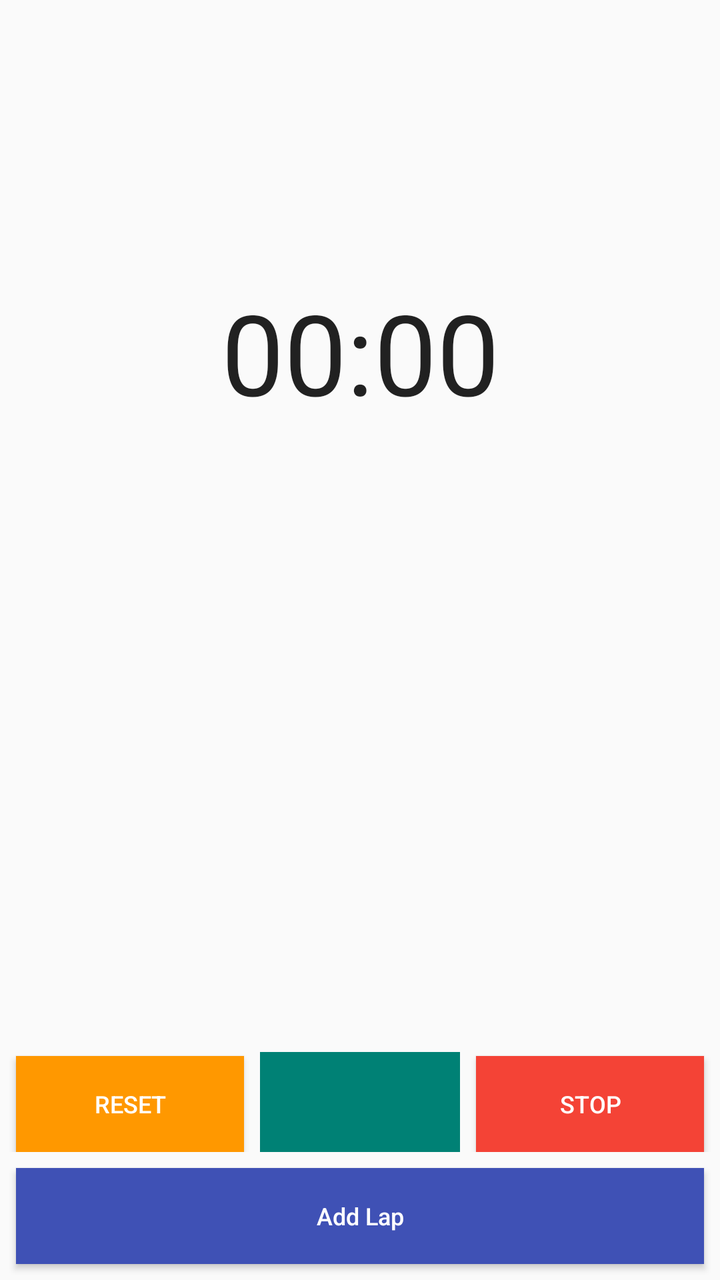
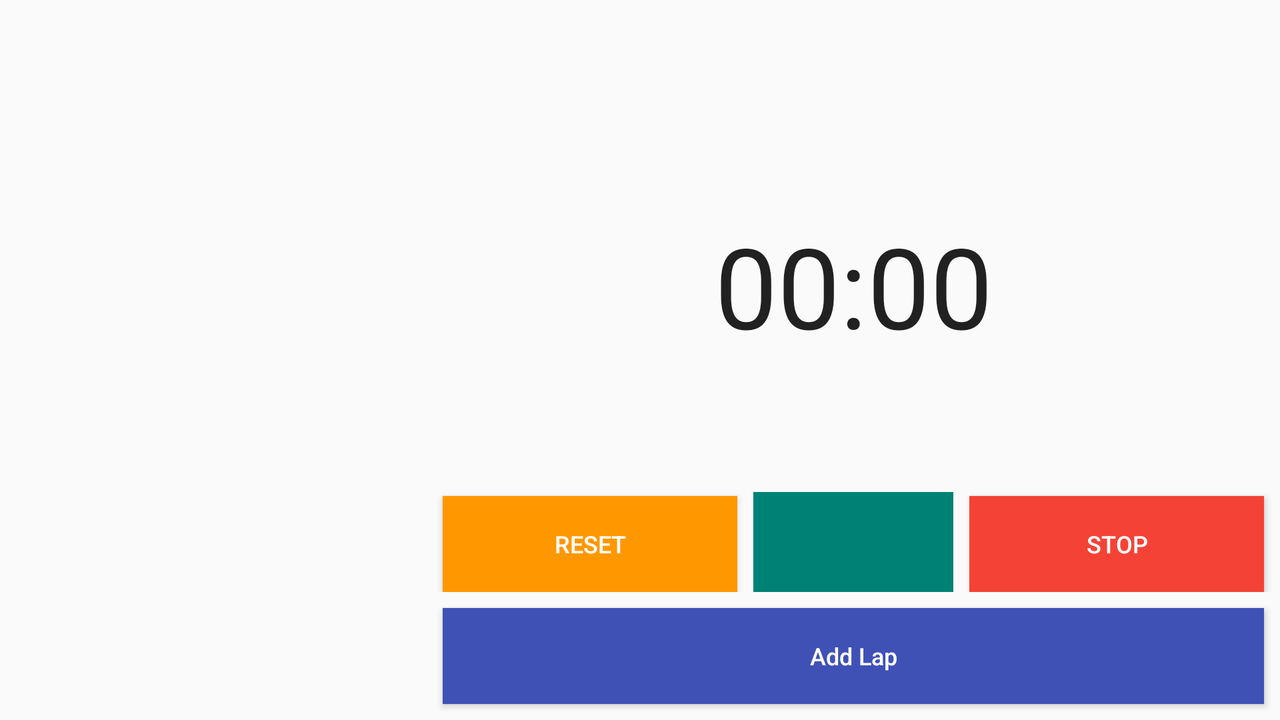

First picture: res/layout/ on a phone held upright. Second picture: the repository's own variant of that layout, on a device whose configuration matches the variant's folder. Source for both follows.
<!-- AndroidManifest.xml: application theme AppTheme -->
<!-- res/layout/fragment_assignment5.xml -->
<?xml version="1.0" encoding="utf-8"?>
<LinearLayout
    xmlns:android="http://schemas.android.com/apk/res/android"
    xmlns:app="http://schemas.android.com/apk/res-auto"
    xmlns:tools="http://schemas.android.com/tools"
    android:layout_width="match_parent"
    android:layout_height="match_parent"
    android:orientation="vertical"
    tools:context=".fragment.Assignment5">

   <LinearLayout
       android:layout_width="match_parent"
       android:layout_height="0dp"
       android:layout_weight="1"
       android:gravity="bottom"
       android:orientation="vertical">

       <Chronometer
           android:id="@+id/cm_stopwatch"
           android:layout_width="match_parent"
           android:layout_height="wrap_content"
           android:layout_gravity="center_horizontal"
           android:textAppearance="@android:style/TextAppearance.Large"
           android:textSize="56sp"
           android:gravity="center"/>

   </LinearLayout>

    <LinearLayout
        android:layout_width="match_parent"
        android:layout_height="0dp"
        android:layout_weight="1">

        <ScrollView
            android:layout_width="match_parent"
            android:layout_height="match_parent">

            <TextView
                android:id="@+id/tv_lap"
                android:layout_width="match_parent"
                android:layout_height="wrap_content"
                android:textAppearance="@android:style/TextAppearance.Large"
                android:textSize="18sp"
                android:padding="12dp"
                android:textColor="@color/colorPrimaryDark"/>

        </ScrollView>

    </LinearLayout>

    <LinearLayout
        android:layout_width="match_parent"
        android:layout_height="0dp"
        android:orientation="vertical"
        android:layout_weight="1">

        <LinearLayout
            android:layout_width="match_parent"
            android:layout_height="0dp"
            android:layout_weight="1"
            android:orientation="horizontal"
            android:gravity="bottom">

            <Button
                android:id="@+id/btn_reset"
                android:layout_width="0dp"
                android:layout_height="wrap_content"
                android:layout_weight="1"
                android:text="Reset"
                android:background="#FF9800"
                android:textColor="#fff"
                android:textSize="12sp"
                android:layout_marginLeft="8dp"
                android:layout_marginRight="8dp"/>

            <ImageView
                android:id="@+id/iv_start"
                android:layout_width="100dp"
                android:layout_height="50dp"
                android:src="@drawable/ic_play"
                android:background="#ccc"
                android:backgroundTint="@color/colorPrimaryDark"
                app:tint="#fff"
                android:padding="5dp"/>

            <Button
                android:id="@+id/btn_stop"
                android:layout_width="0dp"
                android:layout_height="wrap_content"
                android:layout_weight="1"
                android:text="Stop"
                android:background="#F44336"
                android:textSize="12sp"
                android:textColor="#fff"
                android:layout_marginLeft="8dp"
                android:layout_marginRight="8dp"/>


        </LinearLayout>

        <Button
            android:id="@+id/btn_add_lap"
            android:layout_width="match_parent"
            android:layout_height="wrap_content"
            android:layout_margin="8dp"
            android:background="#3F51B5"
            android:text="Add Lap"
            android:textAllCaps="false"
            android:textColor="#fff"
            android:textSize="12sp"/>

    </LinearLayout>







</LinearLayout>
<!-- resources referenced by this layout -->
<resources>
  <color name="colorPrimaryDark">#008175</color>
  <style name="AppTheme" parent="Theme.AppCompat.Light.DarkActionBar">
          
          <item name="colorPrimary">@color/colorPrimary</item>
          <item name="colorPrimaryDark">@color/colorPrimaryDark</item>
          <item name="colorAccent">@color/colorAccent</item>
      </style>
  <color name="colorPrimary">#009688</color>
  <color name="colorAccent">#03DAC5</color>
</resources>
<!-- res/layout-land/fragment_assignment5.xml (the repository's variant of the layout above) -->
<!-- drawn on the phone turned sideways -->
<?xml version="1.0" encoding="utf-8"?>
<LinearLayout
    xmlns:android="http://schemas.android.com/apk/res/android"
    xmlns:app="http://schemas.android.com/apk/res-auto"
    xmlns:tools="http://schemas.android.com/tools"
    android:layout_width="match_parent"
    android:layout_height="match_parent"
    android:orientation="vertical"
    tools:context=".fragment.Assignment5">

    <LinearLayout
        android:layout_width="match_parent"
        android:layout_height="match_parent"
        android:orientation="horizontal">

        <LinearLayout
            android:layout_width="0dp"
            android:layout_weight="1"
            android:layout_height="match_parent"
            android:orientation="vertical">

            <LinearLayout
                android:layout_width="match_parent"
                android:layout_height="0dp"
                android:layout_weight="1">

                <ScrollView
                    android:layout_width="match_parent"
                    android:layout_height="match_parent">

                    <TextView
                        android:id="@+id/tv_lap"
                        android:layout_width="match_parent"
                        android:layout_height="wrap_content"
                        android:textAppearance="@android:style/TextAppearance.Large"
                        android:textSize="18sp"
                        android:padding="12dp"
                        android:textColor="@color/colorPrimaryDark"/>

                </ScrollView>

            </LinearLayout>

        </LinearLayout>

        <LinearLayout
            android:layout_width="0dp"
            android:layout_weight="2"
            android:layout_height="match_parent"
            android:orientation="vertical">

            <LinearLayout
                android:layout_width="match_parent"
                android:layout_height="0dp"
                android:layout_weight="1"
                android:gravity="bottom"
                android:orientation="vertical">

                <Chronometer
                    android:id="@+id/cm_stopwatch"
                    android:layout_width="match_parent"
                    android:layout_height="wrap_content"
                    android:layout_gravity="center_horizontal"
                    android:textAppearance="@android:style/TextAppearance.Large"
                    android:textSize="56sp"
                    android:gravity="center"/>

            </LinearLayout>



            <LinearLayout
                android:layout_width="match_parent"
                android:layout_height="0dp"
                android:orientation="vertical"
                android:layout_weight="1">

                <LinearLayout
                    android:layout_width="match_parent"
                    android:layout_height="0dp"
                    android:layout_weight="1"
                    android:orientation="horizontal"
                    android:gravity="bottom">

                    <Button
                        android:id="@+id/btn_reset"
                        android:layout_width="0dp"
                        android:layout_height="wrap_content"
                        android:layout_weight="1"
                        android:text="Reset"
                        android:background="#FF9800"
                        android:textColor="#fff"
                        android:textSize="12sp"
                        android:layout_marginLeft="8dp"
                        android:layout_marginRight="8dp"/>

                    <ImageView
                        android:id="@+id/iv_start"
                        android:layout_width="100dp"
                        android:layout_height="50dp"
                        android:src="@drawable/ic_play"
                        android:background="#ccc"
                        android:backgroundTint="@color/colorPrimaryDark"
                        app:tint="#fff"
                        android:padding="5dp"/>

                    <Button
                        android:id="@+id/btn_stop"
                        android:layout_width="0dp"
                        android:layout_height="wrap_content"
                        android:layout_weight="1"
                        android:text="Stop"
                        android:background="#F44336"
                        android:textSize="12sp"
                        android:textColor="#fff"
                        android:layout_marginLeft="8dp"
                        android:layout_marginRight="8dp"/>


                </LinearLayout>

                <Button
                    android:id="@+id/btn_add_lap"
                    android:layout_width="match_parent"
                    android:layout_height="wrap_content"
                    android:layout_margin="8dp"
                    android:background="#3F51B5"
                    android:text="Add Lap"
                    android:textAllCaps="false"
                    android:textColor="#fff"
                    android:textSize="12sp"/>

            </LinearLayout>

        </LinearLayout>


    </LinearLayout>











</LinearLayout>
